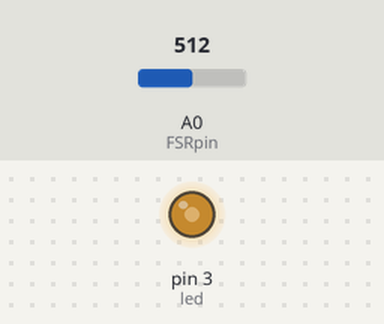
This sketch was run on a simulated Arduino Uno, built with avr-gcc and run on an emulated ATmega328P. Parts: output pins drawn as LEDs (lit = HIGH). The inputs (shaded band) are chosen by the test bench; at power-on: A0 (FSRpin) = 512.

Above: at 1.2 s.
1.3 s: A0 (FSRpin) set to 716
At 2.5 s:
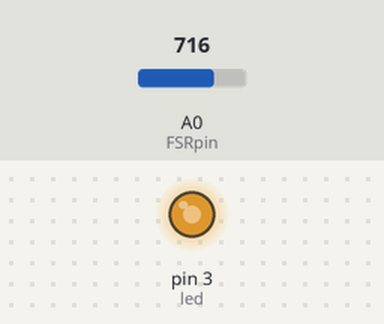
2.8 s: A0 (FSRpin) set to 900
At 4.0 s:
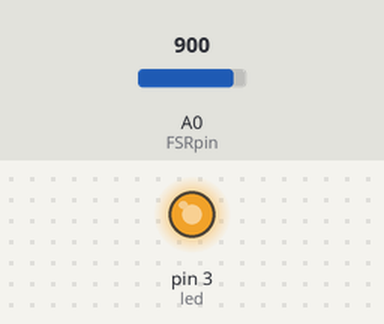
4.3 s: A0 (FSRpin) set to 122
At 5.0 s:
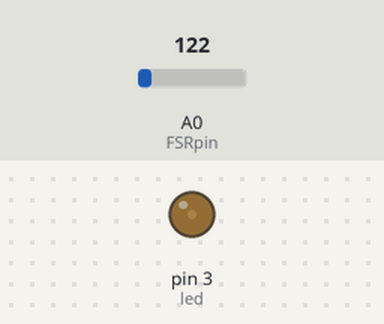
5.8 s: A0 (FSRpin) set to 0
At 6.3 s:
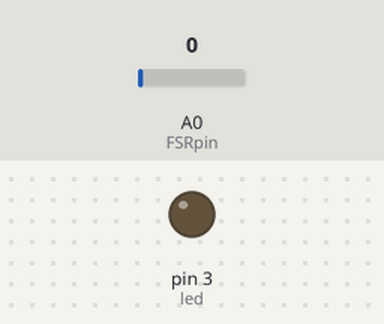
7.3 s: A0 (FSRpin) set to 511
At 8.5 s:
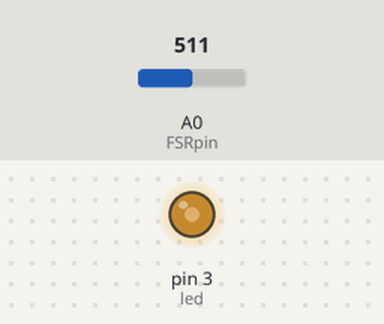
Timing chart, 0 to 9.8 s (numbered marks = the images above; inputs shaded):
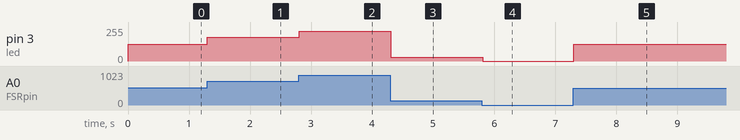

The sketch:

FSR_Brightness_Led.ino
```cpp
int led = 3;
int brightness = 0;
int increment = 1;
int FSRpin = 0;
int Vo;
float Rfsr;

void setup() {
  // put your setup code here, to run once:

}

void loop() {
  Vo = analogRead(FSRpin);
  brightness = map(Vo, 0, 1023, 0, 255);
  analogWrite(led, brightness);
  delay(10);
}
```

Measured:
- after the input at 1.3 s, pin 3 (led): 127/255 → 178/255 at once
- after the input at 2.8 s, pin 3 (led): 178/255 → 224/255 at once
- after the input at 4.3 s, pin 3 (led): 224/255 → 30/255 at once
- after the input at 5.8 s, pin 3 (led): 30/255 → 0/255 at once
- after the input at 7.3 s, pin 3 (led): 0/255 → 127/255 at once
